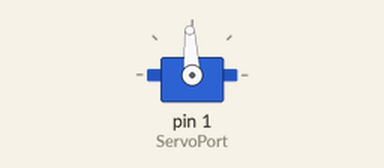
The sketch below on a simulated Arduino Uno, built with avr-gcc and run on an emulated ATmega328P. Parts: servo.

Above: at 0.05 s.
At 1.65 s:
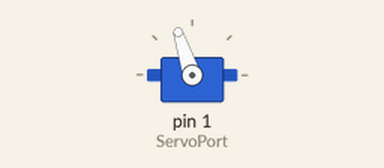
At 3.15 s:
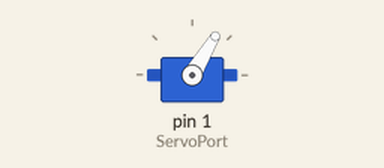
At 4.55 s:
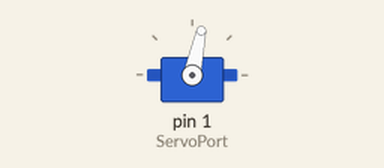
Timing chart, 0 to 7.4 s (numbered marks = the images above):
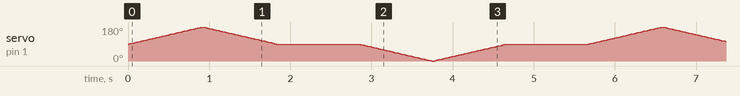

The sketch:

Rack_And_Pinion.ino
```cpp
#include <Servo.h>
Servo rack;

int pos = 90;
const int ServoPort = 1;

void setup() {
  // put your setup code here, to run once:
  rack.attach(ServoPort);


}

void loop() {
  // put your main code here, to run repeatedly:
  for (pos = 90; pos<=180;pos +=1){
    rack.write(pos);
    delay(10);
  }
  for (pos=180;pos>=90;pos-=1){
    rack.write(pos);
    delay(10);
  }
  delay(1000);
  for (pos = 90; pos>=0;pos -=1){
    rack.write(pos);
    delay(10);
  }
  for (pos=0;pos<=90;pos+=1){
    rack.write(pos);
    delay(10);
  }
  delay(1000);

}
```
